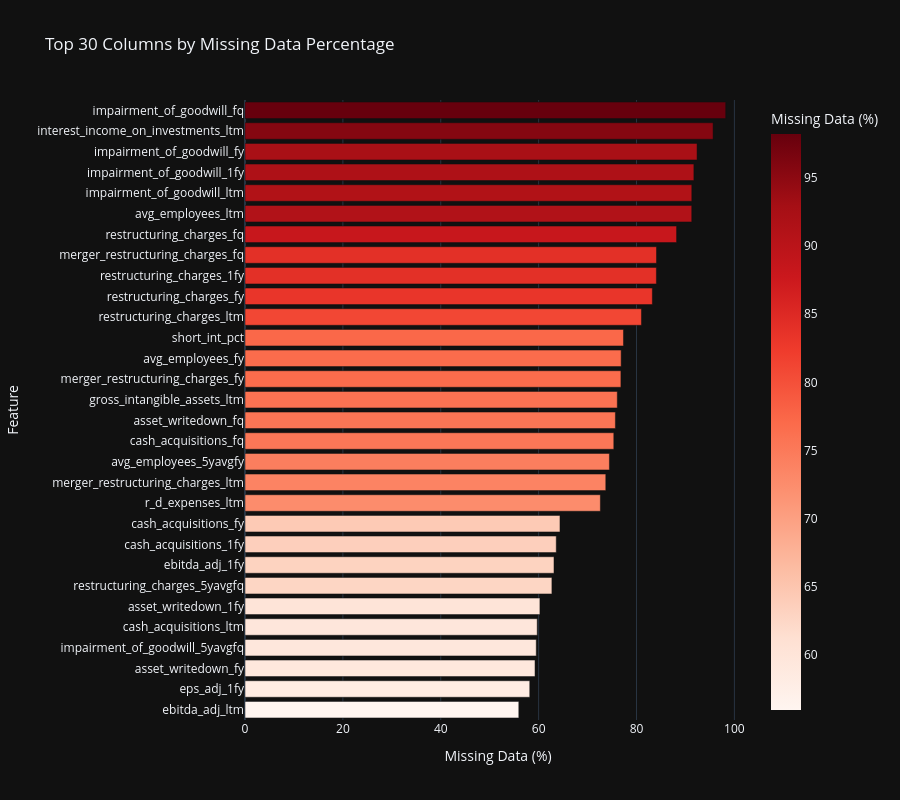
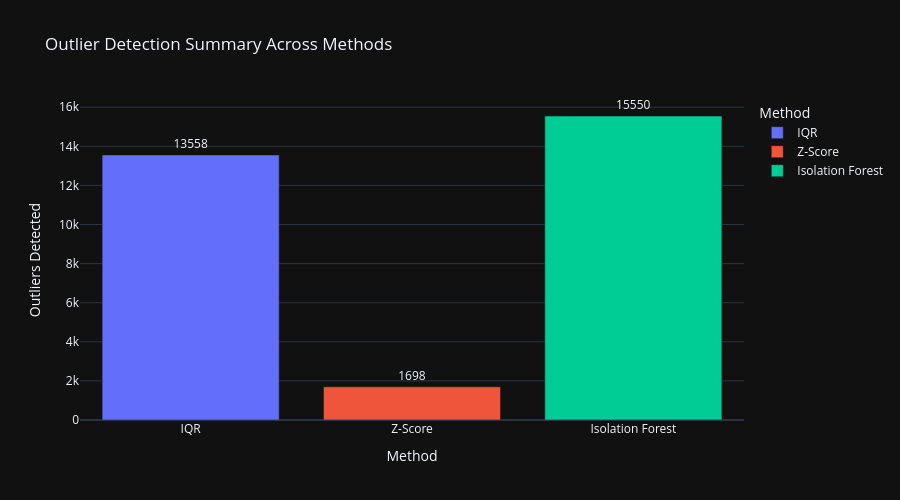
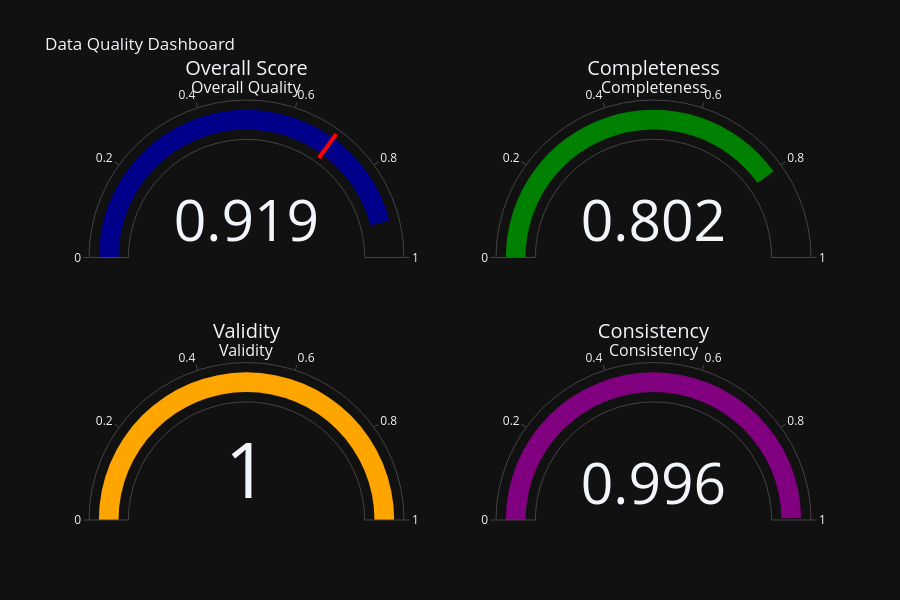

These figures' notebook cell, in order:
### Code cell
# 📊 Interactive Data Quality Visualizations
print("\n📊 Creating Interactive Data Quality Visualizations...")

# Note: Output directories already created at initialization (all Phase 9.1-9.8 subdirectories)

# 1. Missing Value Heatmap (Interactive Plotly)
missing_pct = (all_stocks.isnull().sum() / len(all_stocks) * 100).sort_values(ascending=False)
missing_df = pd.DataFrame({
    'Column': missing_pct.index,
    'Missing %': missing_pct.values
    }).head(30)

fig_missing = px.bar(
        missing_df,
        x='Missing %',
        y='Column',
        orientation='h',
        title='Top 30 Columns by Missing Data Percentage',
        labels={'Missing %': 'Missing Data (%)', 'Column': 'Feature'},
        color='Missing %',
        color_continuous_scale='Reds',
        height=800
        )
fig_missing.update_layout(yaxis={'categoryorder': 'total ascending'})
fig_missing.show()

# Save as HTML for interactive viewing
fig_missing.write_html(OUTPUT_DIR / "eda" / "missing_values_heatmap.html")
print(f"✓ Saved: {OUTPUT_DIR / 'eda' / 'missing_values_heatmap.html'}")

# 2. Outlier Detection Summary (Interactive Bar Chart)
outlier_summary = pd.DataFrame({
    'Method': ['IQR', 'Z-Score', 'Isolation Forest'],
    'Outliers Detected': [total_iqr, total_zscore, total_iforest],
    'Columns Analyzed': [len(outliers_iqr), len(outliers_zscore), len(outliers_iforest)]
    })

fig_outliers = px.bar(
        outlier_summary,
        x='Method',
        y='Outliers Detected',
        title='Outlier Detection Summary Across Methods',
        color='Method',
        text='Outliers Detected',
        height=500
        )
fig_outliers.update_traces(texttemplate='%{text}', textposition='outside')
fig_outliers.show()
fig_outliers.write_html(OUTPUT_DIR / "eda" / "outlier_detection_summary.html")
print(f"✓ Saved: {OUTPUT_DIR / 'eda' / 'outlier_detection_summary.html'}")

# 3. Data Quality Score Dashboard (Gauge Charts)
fig_quality = make_subplots(
        rows=2, cols=2,
        specs=[[{'type': 'indicator'}, {'type': 'indicator'}],
               [{'type': 'indicator'}, {'type': 'indicator'}]],
        subplot_titles=('Overall Quality', 'Completeness', 'Validity', 'Consistency')
        )

fig_quality.add_trace(go.Indicator(
        mode="gauge+number",
        value=quality_report.overall_score,
        title={'text': "Overall Score"},
        gauge={'axis': {'range': [0, 1]},
               'bar': {'color': "darkblue"},
               'threshold': {'line': {'color': "red", 'width': 4}, 'thickness': 0.75, 'value': 0.7}}
        ), row=1, col=1)

fig_quality.add_trace(go.Indicator(
        mode="gauge+number",
        value=quality_report.completeness_score,
        title={'text': "Completeness"},
        gauge={'axis': {'range': [0, 1]}, 'bar': {'color': "green"}}
        ), row=1, col=2)

fig_quality.add_trace(go.Indicator(
        mode="gauge+number",
        value=quality_report.validity_score,
        title={'text': "Validity"},
        gauge={'axis': {'range': [0, 1]}, 'bar': {'color': "orange"}}
        ), row=2, col=1)

fig_quality.add_trace(go.Indicator(
        mode="gauge+number",
        value=quality_report.consistency_score,
        title={'text': "Consistency"},
        gauge={'axis': {'range': [0, 1]}, 'bar': {'color': "purple"}}
        ), row=2, col=2)

fig_quality.update_layout(
        title_text="Data Quality Dashboard",
        height=600,
        showlegend=False
        )
fig_quality.show()
fig_quality.write_html(OUTPUT_DIR / "eda" / "data_quality_dashboard.html")
print(f"✓ Saved: {OUTPUT_DIR / 'eda' / 'data_quality_dashboard.html'}")

print(f"\n✅ Section 2 Interactive Visualizations Complete")
# Optionally, print the actual issues
if quality_report.issues:
    print(f"  Issue details:")
    for issue in quality_report.issues[:5]:  # Show first 5 issues
        print(f"    - {issue}")
    if len(quality_report.issues) > 5:
        print(f"    ... and {len(quality_report.issues) - 5} more issues")

### Figure 1 — Plotly figure (JSON) as saved in the notebook; plotly's stock layout.template omitted (floating-point values rounded to 4 significant figures)
{"data": [{"hovertemplate": "Missing Data (%)=%{marker.color}<br>Feature=%{y}<extra></extra>", "legendgroup": "", "marker": {"color": [98.22, 95.65, 92.38, 91.72, 91.3, 91.29, 88.19, 84.09, 84.06, 83.24, 81.01, 77.34, 76.86, 76.81, 76.08, 75.69, 75.36, 74.46, 73.72, 72.61, 64.36, 63.6, 63.14, 62.71, 60.26, 59.71, 59.51, 59.26, 58.19, 55.95], "coloraxis": "coloraxis", "pattern": {"shape": ""}}, "name": "", "orientation": "h", "showlegend": false, "textposition": "auto", "x": [98.22, 95.65, 92.38, 91.72, 91.3, 91.29, 88.19, 84.09, 84.06, 83.24, 81.01, 77.34, 76.86, 76.81, 76.08, 75.69, 75.36, 74.46, 73.72, 72.61, 64.36, 63.6, 63.14, 62.71, 60.26, 59.71, 59.51, 59.26, 58.19, 55.95], "xaxis": "x", "y": ["impairment_of_goodwill_fq", "interest_income_on_investments_ltm", "impairment_of_goodwill_fy", "impairment_of_goodwill_1fy", "impairment_of_goodwill_ltm", "avg_employees_ltm", "restructuring_charges_fq", "merger_restructuring_charges_fq", "restructuring_charges_1fy", "restructuring_charges_fy", "restructuring_charges_ltm", "short_int_pct", "avg_employees_fy", "merger_restructuring_charges_fy", "gross_intangible_assets_ltm", "asset_writedown_fq", "cash_acquisitions_fq", "avg_employees_5yavgfy", "merger_restructuring_charges_ltm", "r_d_expenses_ltm", "cash_acquisitions_fy", "cash_acquisitions_1fy", "ebitda_adj_1fy", "restructuring_charges_5yavgfq", "asset_writedown_1fy", "cash_acquisitions_ltm", "impairment_of_goodwill_5yavgfq", "asset_writedown_fy", "eps_adj_1fy", "ebitda_adj_ltm"], "yaxis": "y", "type": "bar"}], "layout": {"xaxis": {"anchor": "y", "domain": [0, 1], "title": {"text": "Missing Data (%)"}}, "yaxis": {"anchor": "x", "domain": [0, 1], "title": {"text": "Feature"}, "categoryorder": "total ascending"}, "coloraxis": {"colorbar": {"title": {"text": "Missing Data (%)"}}, "colorscale": [[0, "rgb(255,245,240)"], [0.125, "rgb(254,224,210)"], [0.25, "rgb(252,187,161)"], [0.375, "rgb(252,146,114)"], [0.5, "rgb(251,106,74)"], [0.625, "rgb(239,59,44)"], [0.75, "rgb(203,24,29)"], [0.875, "rgb(165,15,21)"], [1, "rgb(103,0,13)"]]}, "legend": {"tracegroupgap": 0}, "title": {"text": "Top 30 Columns by Missing Data Percentage"}, "barmode": "relative", "height": 800}}

### Figure 2 — Plotly figure (JSON) as saved in the notebook; plotly's stock layout.template omitted (floating-point values rounded to 4 significant figures)
{"data": [{"hovertemplate": "Method=%{x}<br>Outliers Detected=%{text}<extra></extra>", "legendgroup": "IQR", "marker": {"color": "#636efa", "pattern": {"shape": ""}}, "name": "IQR", "orientation": "v", "showlegend": true, "text": [13560.0], "textposition": "outside", "x": ["IQR"], "xaxis": "x", "y": [13558], "yaxis": "y", "type": "bar", "texttemplate": "%{text}"}, {"hovertemplate": "Method=%{x}<br>Outliers Detected=%{text}<extra></extra>", "legendgroup": "Z-Score", "marker": {"color": "#EF553B", "pattern": {"shape": ""}}, "name": "Z-Score", "orientation": "v", "showlegend": true, "text": [1698.0], "textposition": "outside", "x": ["Z-Score"], "xaxis": "x", "y": [1698], "yaxis": "y", "type": "bar", "texttemplate": "%{text}"}, {"hovertemplate": "Method=%{x}<br>Outliers Detected=%{text}<extra></extra>", "legendgroup": "Isolation Forest", "marker": {"color": "#00cc96", "pattern": {"shape": ""}}, "name": "Isolation Forest", "orientation": "v", "showlegend": true, "text": [15550.0], "textposition": "outside", "x": ["Isolation Forest"], "xaxis": "x", "y": [15550], "yaxis": "y", "type": "bar", "texttemplate": "%{text}"}], "layout": {"xaxis": {"anchor": "y", "domain": [0, 1], "title": {"text": "Method"}, "categoryorder": "array", "categoryarray": ["IQR", "Z-Score", "Isolation Forest"]}, "yaxis": {"anchor": "x", "domain": [0, 1], "title": {"text": "Outliers Detected"}}, "legend": {"title": {"text": "Method"}, "tracegroupgap": 0}, "title": {"text": "Outlier Detection Summary Across Methods"}, "barmode": "relative", "height": 500}}

### Figure 3 — Plotly figure (JSON) as saved in the notebook; plotly's stock layout.template omitted (floating-point values rounded to 4 significant figures)
{"data": [{"gauge": {"axis": {"range": [0, 1]}, "bar": {"color": "darkblue"}, "threshold": {"line": {"color": "red", "width": 4}, "thickness": 0.75, "value": 0.7}}, "mode": "gauge+number", "title": {"text": "Overall Score"}, "value": 0.9195, "type": "indicator", "domain": {"x": [0, 0.45], "y": [0.625, 1]}}, {"gauge": {"axis": {"range": [0, 1]}, "bar": {"color": "green"}}, "mode": "gauge+number", "title": {"text": "Completeness"}, "value": 0.8021, "type": "indicator", "domain": {"x": [0.55, 1], "y": [0.625, 1]}}, {"gauge": {"axis": {"range": [0, 1]}, "bar": {"color": "orange"}}, "mode": "gauge+number", "title": {"text": "Validity"}, "value": 1, "type": "indicator", "domain": {"x": [0, 0.45], "y": [0, 0.375]}}, {"gauge": {"axis": {"range": [0, 1]}, "bar": {"color": "purple"}}, "mode": "gauge+number", "title": {"text": "Consistency"}, "value": 0.9955, "type": "indicator", "domain": {"x": [0.55, 1], "y": [0, 0.375]}}], "layout": {"annotations": [{"font": {"size": 16}, "showarrow": false, "text": "Overall Quality", "x": 0.225, "xanchor": "center", "xref": "paper", "y": 1, "yanchor": "bottom", "yref": "paper"}, {"font": {"size": 16}, "showarrow": false, "text": "Completeness", "x": 0.775, "xanchor": "center", "xref": "paper", "y": 1, "yanchor": "bottom", "yref": "paper"}, {"font": {"size": 16}, "showarrow": false, "text": "Validity", "x": 0.225, "xanchor": "center", "xref": "paper", "y": 0.375, "yanchor": "bottom", "yref": "paper"}, {"font": {"size": 16}, "showarrow": false, "text": "Consistency", "x": 0.775, "xanchor": "center", "xref": "paper", "y": 0.375, "yanchor": "bottom", "yref": "paper"}], "title": {"text": "Data Quality Dashboard"}, "height": 600, "showlegend": false}}
